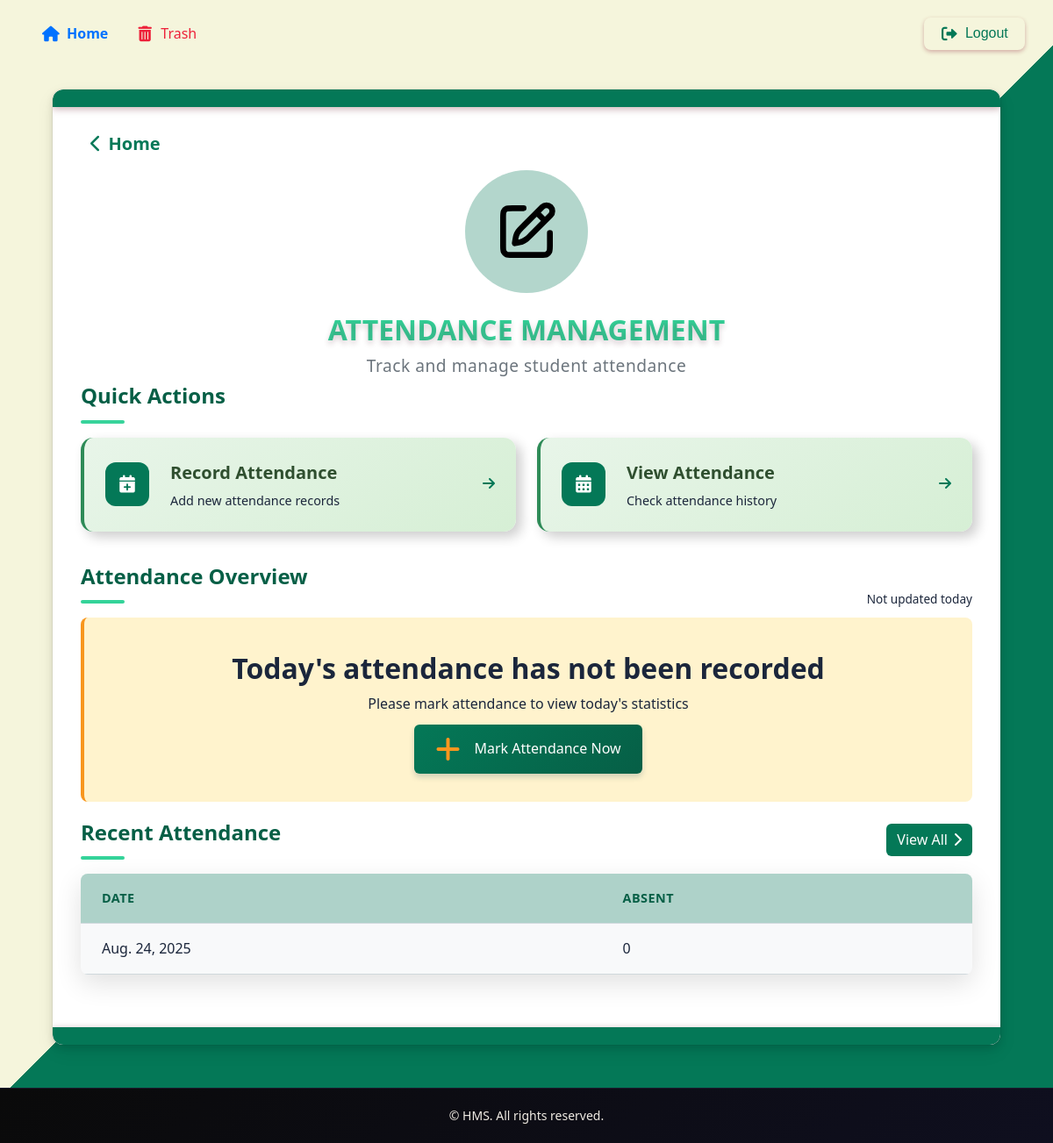
/attendance_dash (signed in), run on an earlier commit of the app's database.
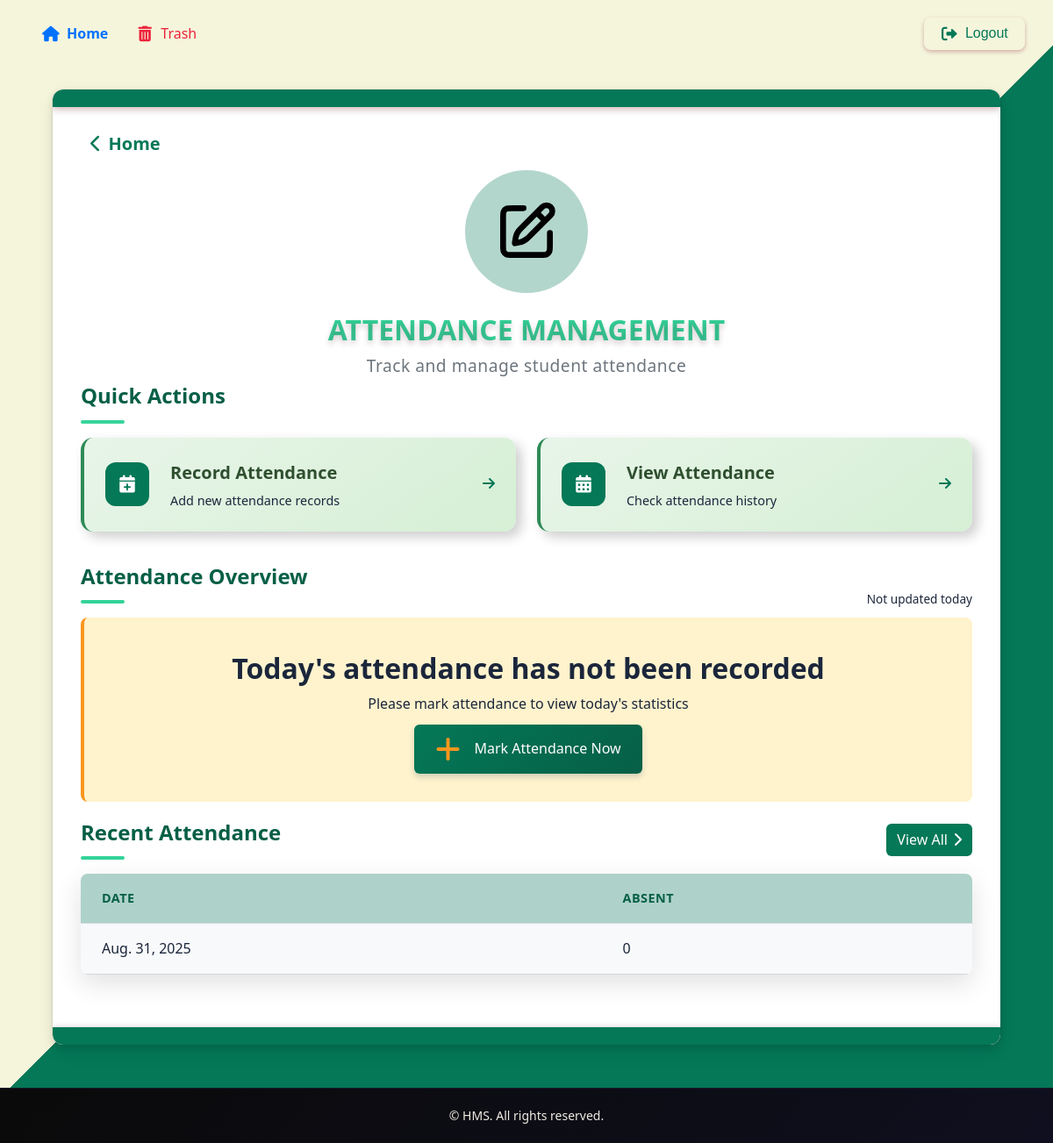
And on a later commit of the database.
### hostel/models.py (models this page shows, shortened)
class AttendanceDate(models.Model):
    date = models.DateField(unique=True)
    MONTH_CHOICES = [
        ('January', 'January'),
        ('February', 'February'),
        ('March', 'March'),
        ('April', 'April'),
        ('May', 'May'),
        ('June', 'June'),
        ('July', 'July'),
        ('August', 'August'),
        ('September', 'September'),
        ('October', 'October'),
        ('November', 'November'),
        ('December', 'December'),
    ]
    month = models.CharField(max_length=10,choices=MONTH_CHOICES)
    year = models.IntegerField()

### hostel/views.py (the view)
# urls.py: path('attendance_dash',views.attendance_dashboard,name='attendance_dashboard'),
@login_required()
def attendance_dashboard(request):
    today = localtime().date()
    total_students = Student.objects.count()
    last_attendance = AttendanceDate.objects.last()
    last_date = last_attendance.date
    date_id = last_attendance.id
    recent_absent = Attendance.objects.filter(date=date_id).count()
    attendance_date = AttendanceDate.objects.filter(date=today).first()
    if attendance_date:
        attendance_taken = True
        absent_count = Attendance.objects.filter(date=attendance_date).count()
        present_count = total_students - absent_count
        attendance_percentage = round((present_count / total_students) * 100, 2) if total_students > 0 else 0
    else:
        attendance_taken = False
        present_count = absent_count = attendance_percentage = None
    context = {
        'attendance_taken': attendance_taken,
        'present_count': present_count,
        'absent_count': absent_count,
        'attendance_percentage': attendance_percentage,
        'recent_absent': recent_absent,
        'last_date':last_date
    }
    return render(request, 'hostel/attendance_dashboard.html', context)

### hostel/context_processors.py (called while the page is built)
def group_processor(request):
    if request.user.is_authenticated:
        is_warden_group = request.user.groups.filter(name='warden').exists()
        is_secretary_group = request.user.groups.filter(name='secretary').exists()  # Adjust as needed
    else:
        is_warden_group = False
        is_secretary_group = False
    return {
        'is_warden_group': is_warden_group,
        'is_secretary_group': is_secretary_group,
    }

### hostel/templates/hostel/attendance_dashboard.html (shortened to what this page needs)
{% extends 'hostel/base.html' %}
{% load static %}
{% block style %}
<link rel="stylesheet" href="{% static 'styles/attendance_dashboard.css' %}">
<link rel="stylesheet" href="https://cdnjs.cloudflare.com/ajax/libs/font-awesome/6.0.0/css/all.min.css">
{% endblock %}
{% block content %}
<div class="modern-dashboard">
  <header class="dashboard-header">
    <a href="{% url 'home' %}" class="back-button">
      <i class="fas fa-chevron-left"></i> Home
    </a>
    <div class="header-content">
      <div class="header-title">
        <div class="icon-wrapper">
          <img src="{% static 'images/attendance-icon.svg' %}" alt="Attendance" class="header-icon">
        </div>
        <h1>Attendance Management</h1>
      </div>
      <p class="header-description">Track and manage student attendance</p>
    </div>
  </header>
  <main class="dashboard-content">
    <section class="quick-actions-section">
      <h2 class="section-title">
        <span>Quick Actions</span>
        <div class="title-decoration"></div>
      </h2>
      <div class="action-grid">
        <a href="{% url 'mark_attendance' %}" class="action-card add-action">
          <div class="card-icon">
            <i class="fas fa-calendar-plus"></i>
          </div>
          <div class="card-content">
            <h3>Record Attendance</h3>
            <p>Add new attendance records</p>
          </div>
          <div class="action-arrow">
            <i class="fas fa-arrow-right"></i>
          </div>
        </a>
        <a href="{% url 'view_attendance' %}" class="action-card view-action">
          <div class="card-icon">
            <i class="fas fa-calendar-alt"></i>
          </div>
          <div class="card-content">
            <h3>View Attendance</h3>
            <p>Check attendance history</p>
          </div>
          <div class="action-arrow">
            <i class="fas fa-arrow-right"></i>
          </div>
        </a>
      </div>
    </section>
    <section class="stats-section">
        <div class="section-header">
            <h2 class="section-title">
            <span>Attendance Overview</span>
            <div class="title-decoration"></div>
            </h2>
            <span class="update-info">
            {% if attendance_taken %}
                Updated just now
            {% else %}
                Not updated today
            {% endif %}
            </span>
        </div>
        {% if not attendance_taken %}
            <div class="no-attendance-alert">
            <h1>Today's attendance has not been recorded</h1>
            <p>Please mark attendance to view today's statistics</p>
            <a href="{% url 'mark_attendance' %}" class="btn btn-primary">
                <i class="fas fa-plus"></i> Mark Attendance Now
            </a>
            </div>
    {% endif %}
    </section>
    <section class="recent-section">
      <div class="section-header">
        <h2 class="section-title">
          <span class="recent-att">Recent Attendance</span>
          <div class="title-decoration hide"></div>
        </h2>
        <a href="{% url 'view_attendance' %}" class="view-all">View All<i class="fas fa-chevron-right"></i></a>
      </div>
      <div class="recent-table">
        <table>
          <thead>
            <tr>
              <th>Date</th>
              <th>Absent</th>
            </tr>
          </thead>
          <tbody>
            <tr>
              <td>{{ last_date }}</td>
              <td>{{ recent_absent }}</td>
            </tr>
          </tbody>
        </table>
      </div>
    </section>
  </main>
</div>
{% endblock %}

What changed in the data, as far as the page shows it:
no longer on this page (row unchanged): AttendanceDate: date "Aug. 24, 2025"
added AttendanceDate: date "Aug. 31, 2025"
